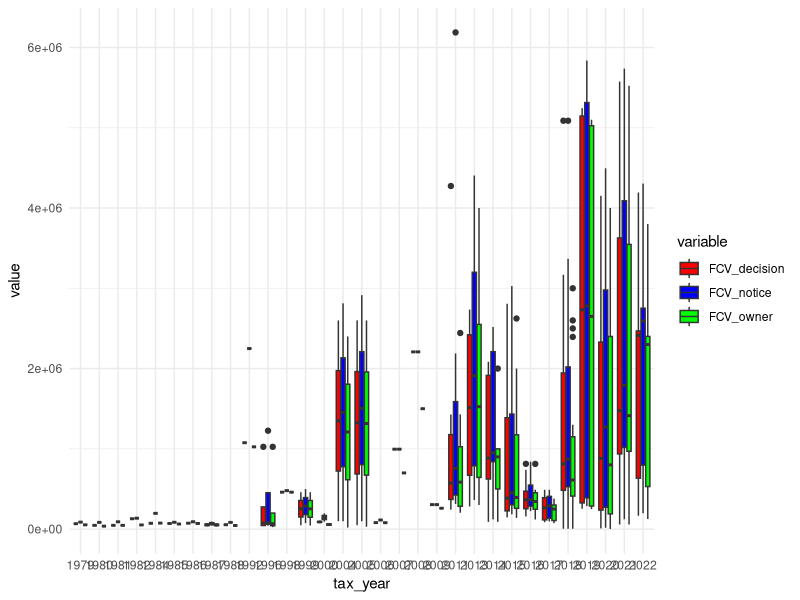
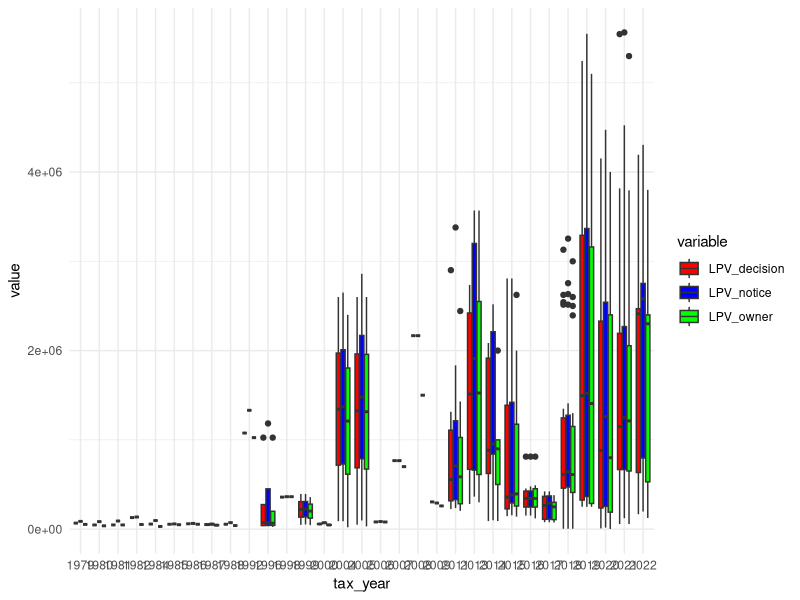

Reproduce these figures in R, in order.

library(tidyverse)

# read data into tibble
petitions <- read_csv("Updated2/master_edited_4.28.25.csv")

# create identifier
petitions$ID <- 1:nrow(petitions)

# rename relevant columns
names(petitions)[2] <- 'include'
names(petitions)[3] <- 'tax_year'
names(petitions)[11] <- 'FCV_owner'
names(petitions)[12] <- 'LPV_owner'
names(petitions)[13] <- 'FCV_notice'
names(petitions)[14] <- 'LPV_notice'
names(petitions)[15] <- 'FCV_decision'
names(petitions)[16] <- 'LPV_decision'
names(petitions)[19] <- 'outcome'
names(petitions)[20] <- 'outcome_details'
names(petitions)[21] <- 'FCV_change'
names(petitions)[22] <- 'LPV_change'

petitions$tax_year = as.character(petitions$tax_year)
pet = subset(petitions,include == 1)

pet$FCV_owner = as.numeric(pet$FCV_owner)
pet$LPV_owner = as.numeric(pet$LPV_owner)
pet$FCV_notice = as.numeric(pet$FCV_notice)
pet$LPV_notice = as.numeric(pet$LPV_notice)
pet$FCV_decision = as.numeric(pet$FCV_decision)
pet$LPV_decision = as.numeric(pet$LPV_decision)

p3a <- ggplot(pet %>% pivot_longer(cols = c(FCV_owner, FCV_notice, FCV_decision), names_to = "variable", values_to = "value"), 
       aes(x = tax_year, y = value, fill = variable)) + 
       geom_boxplot() + scale_fill_manual(values = c("red", "blue", "green")) + theme_minimal()

p3b <- ggplot(pet %>% pivot_longer(cols = c(LPV_owner, LPV_notice, LPV_decision), names_to = "variable", values_to = "value"), 
              aes(x = tax_year, y = value, fill = variable)) + 
  geom_boxplot() + scale_fill_manual(values = c("red", "blue", "green")) + theme_minimal()
